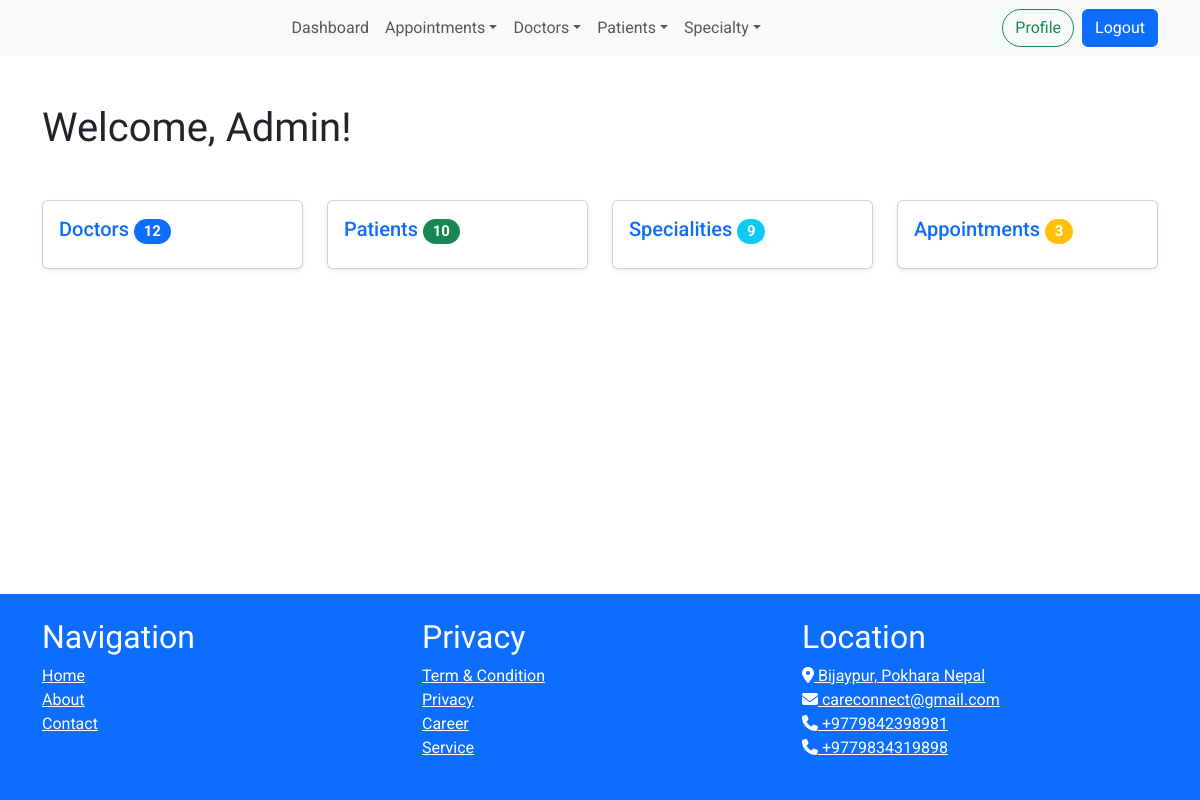
Before: /home/ (signed in) with the older database file.
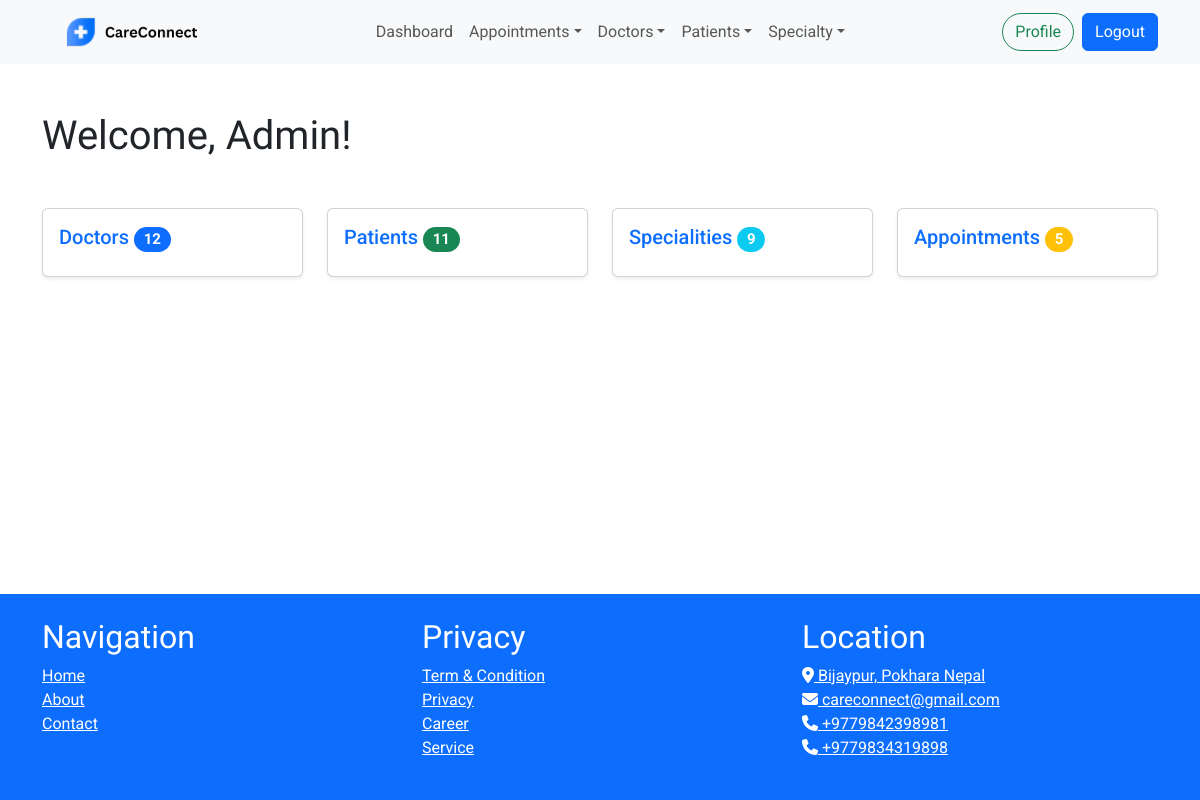
After: the same page with the newer database file.
### cms/models.py (models this page shows, shortened)
class StaticFile(models.Model):
    name = models.CharField(max_length=255)
    image = models.ImageField(upload_to='static_files/')

### cms/views.py (the view)
# urls.py: path('home/', HomeView.as_view(), name='home'),
class HomeView(TemplateView):
    template_name = 'home.html'
    def dispatch(self, request, *args, **kwargs):
        if not request.user.is_authenticated or not request.user.is_staff:
            return redirect('login')
        return super().dispatch(request, *args, **kwargs)
    def get_context_data(self, **kwargs):
        context = super().get_context_data(**kwargs)
        doctor_count = Doctor.objects.aggregate(d=Count('id'))
        patient_count = Patient.objects.aggregate(p=Count('id'))
        speciality_count = Speciality.objects.aggregate(s=Count('id'))
        appointment_count = Appointment.objects.aggregate(a=Count('id'))
        context.update({
            'doctor_count': doctor_count['d'],
            'patient_count': patient_count['p'],
            'speciality_count': speciality_count['s'],
            'appointment_count': appointment_count['a'],
        })
        return context

### cms/context_processors.py (called while the page is built)
def logo_processor(request):
    logo = StaticFile.objects.filter(name='logo').first()
    return {
        'logo': logo,
    }

### templates/home.html (shortened to what this page needs)
{% extends 'cms/base.html' %}
{% block content %}
<div class="container my-5">
    <h1>Welcome, Admin!</h1>
    <div class="row mt-5">
        <div class="col-md-3">
            <div class="card shadow-sm">
                <div class="card-body">
                    <h5 class="card-title"><a href="{% url 'doctor_list' %}" class="text-decoration-none">Doctors <span
                                class="badge rounded-pill bg-primary">{{ doctor_count }}</span></a></h5>
                </div>
            </div>
        </div>
        <div class="col-md-3">
            <div class="card shadow-sm">
                <div class="card-body">
                    <h5 class="card-title"><a href="{% url 'patient_list' %}" class="text-decoration-none">Patients
                            <span class="badge rounded-pill bg-success">{{ patient_count }}</span></a></h5>
                </div>
            </div>
        </div>
        <div class="col-md-3">
            <div class="card shadow-sm">
                <div class="card-body">
                    <h5 class="card-title"><a href="{% url 'specialty_list' %}"
                            class="text-decoration-none">Specialities <span class="badge rounded-pill bg-info">
                                {{ speciality_count}}</span></a></h5>
                </div>
            </div>
        </div>
        <div class="col-md-3">
            <div class="card shadow-sm">
                <div class="card-body">
                    <h5 class="card-title"><a href="{% url 'appointment:appointment_list' %}"
                            class="text-decoration-none">Appointments <span class="badge rounded-pill bg-warning">
                                {{ appointment_count }}</span></a></h5>
                </div>
            </div>
        </div>
    </div>
</div>
{% endblock %}

### templates/cms/base.html (shortened to what the changed rows need)
<!DOCTYPE html>
<html lang="en">
<head>
    {% load static %}
    <link href="https://cdn.jsdelivr.net/npm/bootstrap@5.3.3/dist/css/bootstrap.min.css" rel="stylesheet"
>
    <link href="{% static 'css/style.css' %}" rel="stylesheet">
</head>
<body class="d-flex flex-column min-vh-100">
    <header class="header_section sticky-top">
        <nav class="navbar navbar-expand-lg navbar-light bg-light">
            <div class="container">
                <a class="navbar-brand" href="/">
                    {% if logo %}
                    <img src="{{ logo.image.url }}" alt="केयरकनेक्ट" style="height: 38px;">
                    {% endif %}
                </a>
            </div>
        </nav>
    </header>
    <main class="main flex-grow-1">
        {% block content %}
        {% endblock %}
    </main>
    <footer class="bg-primary text-white py-4">
        <div class="container">
            <div class="row">
                <div class="col-md-4">
                    <div class="sitemap">
                        <h2>Navigation</h2>
                    </div>
                </div>
                <div class="col-md-4">
                    <div class="privacy">
                        <h2>Privacy</h2>
                    </div>
                </div>
                <div class="col-md-4">
                    <div class="location">
                        <h2>Location</h2>
                    </div>
                </div>
            </div>
        </div>
    </footer>
</html>

Changed rows visible on the page:
added StaticFile: image (picture)
Other visible differences:
{{ patient_count }}: "10" → "11"
{{ appointment_count }}: "3" → "5"
